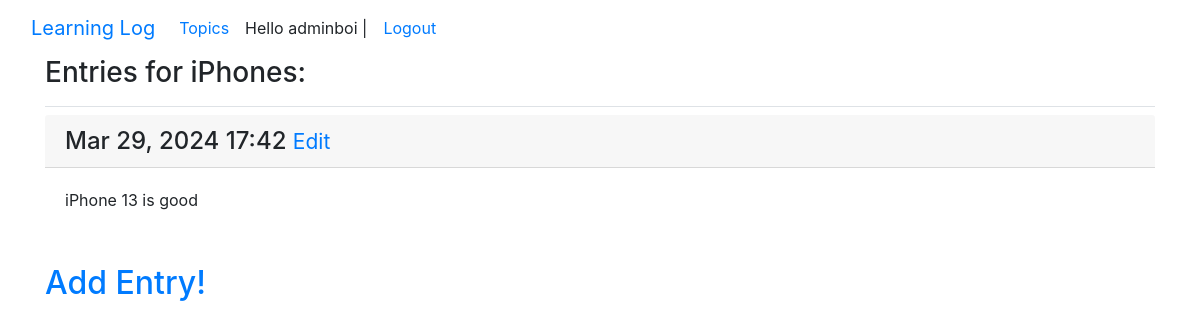
Page /topics/4/ (signed in) on the committed database.
### test_app/models.py (models this page shows, shortened)
class Topics(models.Model):
    text = models.CharField(max_length=200)
    date_added = models.DateTimeField(auto_now_add=True)
    owner = models.ForeignKey(User, on_delete=models.CASCADE)
    def __str__(self):
        return self.text

class Entry(models.Model):
    topic = models.ForeignKey(Topics, on_delete=models.CASCADE)
    text = models.TextField()
    date_added = models.DateTimeField(auto_now_add=True)
    class Meta:
        verbose_name_plural = 'entries'

### test_app/views.py (the view)
# urls.py: path('topics/<int:topic_id>/', views.topic, name='topic'),
@login_required
def topic(request, topic_id):
    topic = Topics.objects.get(id=topic_id)
    if topic.owner != request.user:
        raise Http404
    entries = topic.entry_set.order_by('-date_added')
    context = {"topic":topic, "entries":entries}
    return render(request, "test_app/topic.html", context)

### test_app/templates/test_app/topic.html (shortened to what this page needs)
<!DOCTYPE html>
<html lang="en">
<head>
</head>
<body>
{% extends "test_app/default.html" %}
{% block page_header %}
<h3>Entries for {{ topic }}:</h3>
{% endblock page_header %}
{% block content %}
{% for entry in entries %}
<div class="class mb-3">
    <h4 class="card-header">
        {{ entry.date_added|date:'M d, Y H:i' }}
        <small>
            <a href="{% url 'test_app:edit_entry' entry.id %}">Edit</a>
        </small>
    </h4>
    <div class="card-body">
        {{ entry.text|linebreaks }}
    </div>
</div>
{% empty %}
<p>No Entries Yet!</p>
{% endfor %}
<h2>
    <a href="{% url 'test_app:new_entry' topic.id %}">Add Entry!</a>
</h2>
{% endblock content %}

### test_app/templates/test_app/default.html (shortened to what this page needs)
<!DOCTYPE html>
{% load bootstrap4 %}
<html lang="en">
<head>
    {% bootstrap_css %}
</head>
<body>
<nav class="navbar navbar-expand-lg bg-body-tertiary">
  <div class="container-fluid">
    <a class="navbar-brand" href="{% url 'test_app:index' %}">Learning Log</a>
    <div class="collapse navbar-collapse" id="navbarNav">
      <ul class="navbar-nav">
        <li class="nav-item">
          <a class="nav-link active" aria-current="page" href="{% url 'test_app:topics' %}">Topics</a>
        </li>
        {% if user.is_authenticated %}
        <li>
          <p1 class="nav-link">Hello {{ user.username }} | </p1>
        </li>
        <li class="nav-item">
          <a class="nav-link" href="{% url 'users:logout_user' %}">Logout</a>
        </li>
        {% endif %}
      </ul>
    </div>
  </div>
</nav>
<main role="main" class="container">
  <div class="pb-2 mb-2 border-bottom">
    {% block page_header%}{% endblock page_header %}
  </div>
  <div>
    {% block content %}{% endblock content %}
  </div>
</main>
</body>
</html>

### rows in the picture
Topics: text "iPhones"
Entry: date_added "Mar 29, 2024 17:42", text "iPhone 13 is good"

### other values in the picture
{{ user.username }} "adminboi"
